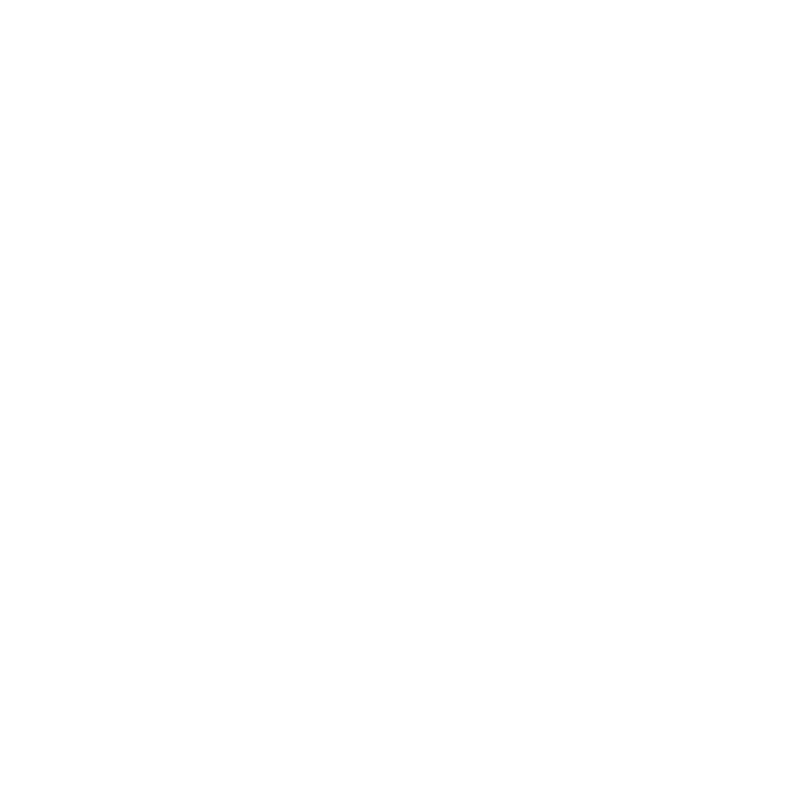
Frame 1 (no input)
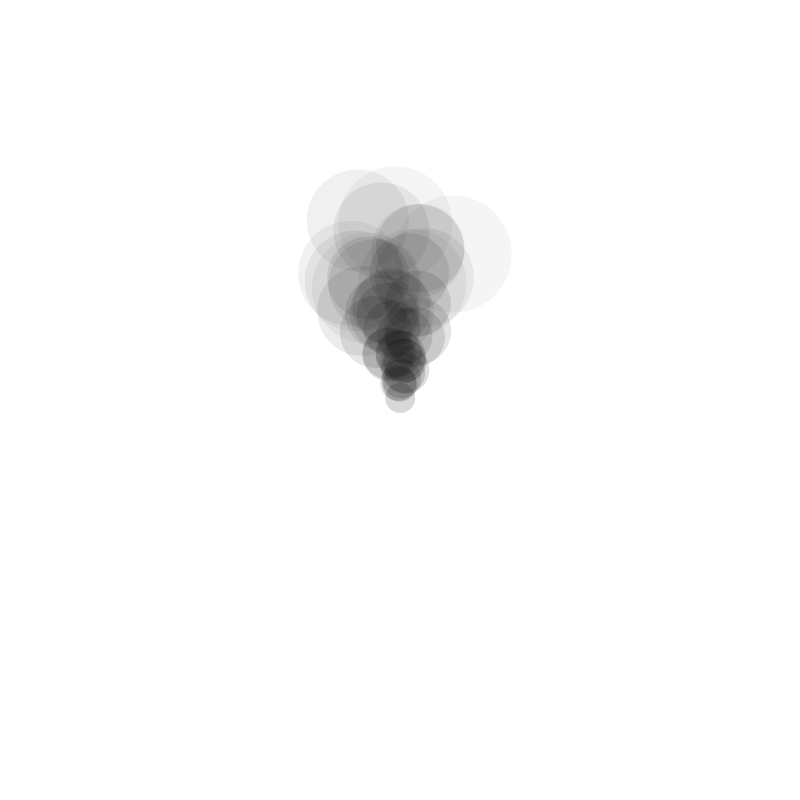
Frame 60 (the mouse pressed at the canvas centre just before this capture)
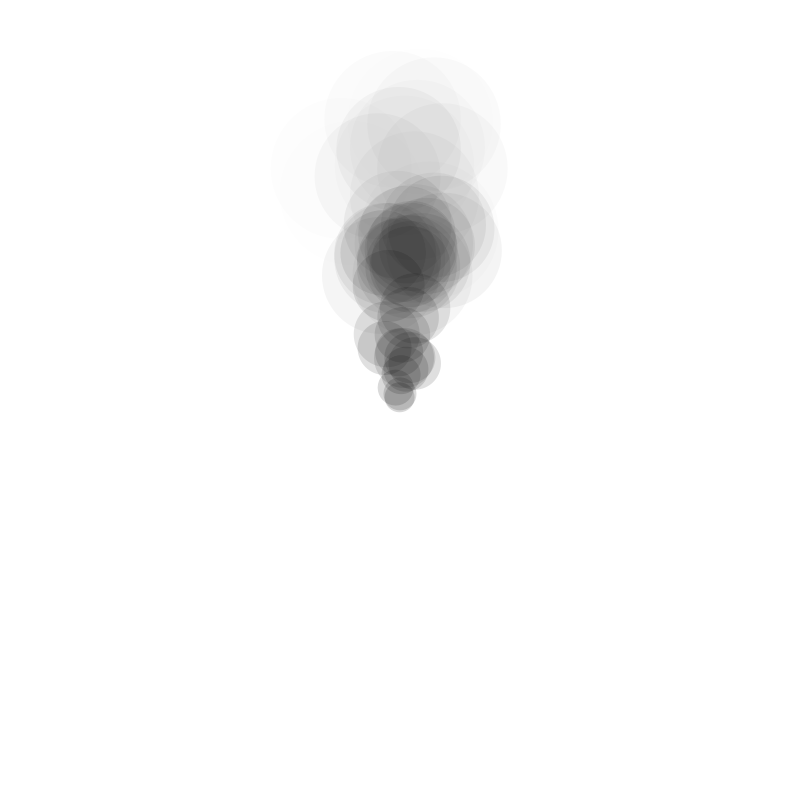
Frame 120 (the mouse held since frame 60 and released just before this capture)

The Processing sketch that drew these frames (run headless with seeded random() and noise(); from frame 60 on, the mouse is pressed at the canvas centre):

// Processing sketch: smoke_effect
// ── smoke_effect.pde
ArrayList<Particle> smoke = new ArrayList<Particle>();
int spawnRate = 3;

void setup() {
  size(800,800);
  noStroke();
}

void draw() {
  background(255);
  
  spawnRate = (int)random(1,5);

  if (frameCount % spawnRate == 0) {
    Particle p = new Particle(width/2, height/2);
    smoke.add(p);
  }

  for (int i = smoke.size()-1; i >= 0; i--) {
    Particle temp = smoke.get(i);
    temp.update();
    temp.display();
    
    if (temp.lifetime < 0) {
      smoke.remove(i);
    }
  }
  
}
// ── Particle.pde
class Particle {
  float x, y;
  float s; // size
  float a; // alpha
  float lifetime;
  float xDir, yDir;
  
  Particle(float _x, float _y) {
    x = _x;
    y = _y;
    s = 30;//random(10,50);
    a = 40;
    lifetime = 100;
    xDir = random(-0.5,0.5);
    yDir = random(1,2);
  }
  
  void update() {
    lifetime--;
    y-=yDir*2;
    x+=xDir*2;
    
    s = map(a, 40, 0, 30, 150);
    
    if (a > 0) {
      a-=0.5;
    }
    
    // change the size somehow
  }
  
  void display() {
    fill(0, a);
    ellipse(x,y,s,s);
  }
}
